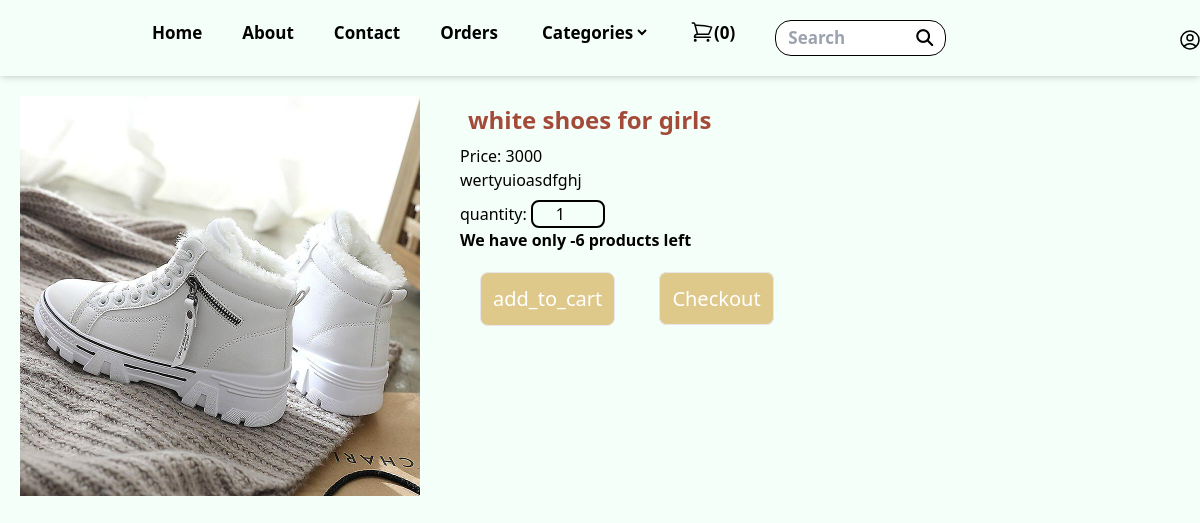
The app's page /userpanel/detail.php?id=89 with its own data.
### tables this page shows
CREATE TABLE `product` (
  `product_id` int(11) NOT NULL,
  `product_name` varchar(100) NOT NULL,
  `image` varchar(100) NOT NULL,
  `price` int(11) NOT NULL,
  `description` varchar(500) DEFAULT NULL,
  `category_id` int(100) DEFAULT NULL,
  `quantity` int(11) DEFAULT NULL
);

### userpanel/detail.php (the view, shortened to what this page needs)
<?php
include 'include/nav.php';
$conn=mysqli_connect('localhost','root','','shoestore') or die("Connection error");
if (isset($_GET['id'])) {
  $productId = $_GET['id'];
  $sql = "SELECT * FROM product WHERE product_id = $productId";
  $result = mysqli_query($conn, $sql);
  if (mysqli_num_rows($result) > 0) {
    $row = mysqli_fetch_assoc($result);
    $productName = $row['product_name'];
    $price = $row['price'];
    $description = $row['description'];
    $image = $row['image'];
    ?>
    <!DOCTYPE html>
    <html lang="en">
    <head>
      <script src="../css/tailwindcss.css"></script>
  <link rel="stylesheet" type="text/css"href="https://cdnjs.cloudflare.com/ajax/libs/font-awesome/6.2.1/css/all.min.css">
    </head>
    <body class="bg-primary">
      <div class="flex gap-10 m-5">
        <div>
        <img src="../image/<?php echo $image; ?>" alt="Product Image" width="400" height="400">
        </div>
        <div>
<?php
$s="select * from product where product_id='$productId'";
$r=mysqli_query($conn,$s);
$c=mysqli_num_rows($r);
if($c==1){
  $i=mysqli_fetch_assoc($r);
  $tp=$i['quantity'];
}
else{
  die("Out of stock");
}
?>
<h2><?php echo $productName; ?></h2>
<p>Price: <?php echo $price; ?></p>
<p class="mb-2"><?php echo $description; ?></p>
<form action="add_to_cart.php">
<p>quantity: <input type="number" min="1" max="5"<?php echo $tp;?>" name="product_quantity" value="1" class="bg-primary border-2 border-black rounded-lg text-center"> </p>
<span class="font-semibold"><?php if($tp==0 || $tp=='NULL'){
  echo "Out of stock";
}else{
  echo "We have only " .$tp. " products left";
}
  ?></span>
<div class="mt-5">
  <?php if($tp==0 || $tp=='NULL'){
    $class="cursor-not-allowed";
    $href="#";
  }else{
    $class="cursor-pointer";
    $href="checkout.php?id=".$productId;
  }
  ?>
  <?php if($tp==0 || $tp=='NULL'){
    ?>
<a href="<?php echo $href;?>" class="border bg-btncolor p-3 rounded-lg text-white text-xl  mx-5 <?php echo $class ;?>" > add_to_cart </a>
<?php } else{
  ?>
<input type="submit" name="submit" value="add_to_cart" class="border bg-btncolor p-3 rounded-lg text-white text-xl  mx-5 pointer-cursor" >
<?php } ?>
<a  name="cart" class="border bg-btncolor p-3 rounded-lg text-white text-xl  mx-5 <?php echo $class ;?>" href="<?php echo $href;?>" >Checkout</a>
</div>
</form>
    </body>
    </html>
    <?php
  }
}
?>

### userpanel/detail.php (style rules this page uses)
h2 { @apply text-2xl font-semibold text-secondary m-2 }

### records on screen
product: image (picture), product_name "white shoes for girls", price "3000", description "wertyuioasdfghj", quantity "-6"

### other values on screen
$cart_rows_number "0"
